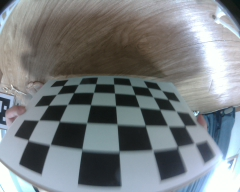
#> input picture fisheye/240_192/10.jpg, 240 x 192 px; its folder holds 4 pictures in this run
$ python calibration.py
#> lines starting #> are read from the running program, lines starting #| are printed output that depends on the picture
import cv2
#assert cv2.__version__[0] == '3', 'The fisheye module requires opencv version >= 3.0.0'
import numpy as np
import os
import glob
CHECKERBOARD = (5,7)
subpix_criteria = (cv2.TERM_CRITERIA_EPS+cv2.TERM_CRITERIA_MAX_ITER, 30, 0.1)
calibration_flags = cv2.fisheye.CALIB_RECOMPUTE_EXTRINSIC+cv2.fisheye.CALIB_CHECK_COND+cv2.fisheye.CALIB_FIX_SKEW
objp = np.zeros((1, CHECKERBOARD[0]*CHECKERBOARD[1], 3), np.float32)
objp[0,:,:2] = np.mgrid[0:CHECKERBOARD[0], 0:CHECKERBOARD[1]].T.reshape(-1, 2)
_img_shape = None
objpoints = [] # 3d point in real world space
imgpoints = [] # 2d points in image plane.
images = glob.glob('./240_192/*.jpg')
for fname in images:
    img = cv2.imread(fname)
#> img is the input picture: shape (192, 240, 3); mean B, G, R 129.1, 126.5, 121
    if _img_shape == None:
        _img_shape = img.shape[:2]
    else:
        assert _img_shape == img.shape[:2], "All images must share the same size."
    gray = cv2.cvtColor(img,cv2.COLOR_BGR2GRAY)
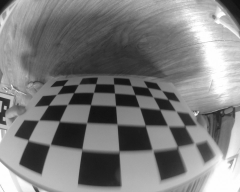
#> gray: shape (192, 240); min 16, max 254, mean 125.1
    # Find the chess board corners
    ret, corners = cv2.findChessboardCorners(gray, CHECKERBOARD, cv2.CALIB_CB_ADAPTIVE_THRESH+cv2.CALIB_CB_FAST_CHECK+cv2.CALIB_CB_NORMALIZE_IMAGE)
#> ret = True; corners = 35 rows, first 8: [161.4, 90.25], [168, 99.46], [175.5, 110.8], [184.8, 125.8], [194.2, 142.8], [147.5, 87.6], [153, 96.91], [159.8, 109.5]
    # If found, add object points, image points (after refining them)
    if ret == True:
        objpoints.append(objp)
        cv2.cornerSubPix(gray,corners,(3,3),(-1,-1),subpix_criteria)
        imgpoints.append(corners)
#> pass 2 of the loop `for fname in images:`:
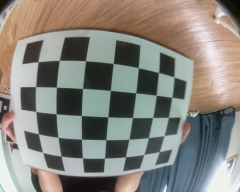
#> input picture fisheye/240_192/12.jpg, 240 x 192 px
#> img is the input picture: shape (192, 240, 3); mean B, G, R 124.5, 131.8, 134.4
#> `gray = cv2.cvtColor(img,cv2.COLOR_BGR2GRAY)`:
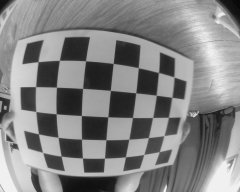
#> gray: shape (192, 240); min 7, max 241, mean 131.7
#> corners = 35 rows, first 8: [174, 76.95], [171.9, 97.29], [168.3, 117.4], [164, 135.6], [159.2, 151.7], [158.5, 72.49], [156.3, 95.16], [152.6, 117.5]
#> pass 3 of the loop `for fname in images:`:
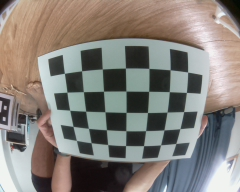
#> input picture fisheye/240_192/13.jpg, 240 x 192 px
#> img is the input picture: shape (192, 240, 3); mean B, G, R 122, 127.8, 132.8
#> `gray = cv2.cvtColor(img,cv2.COLOR_BGR2GRAY)`:
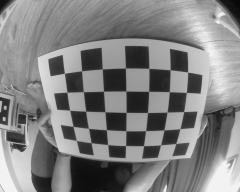
#> gray: shape (192, 240); min 7, max 243, mean 128.6
#> corners = 35 rows, first 8: [187.6, 72.11], [186.5, 92.44], [183.7, 111.5], [179.9, 128.6], [175.9, 143.4], [170.1, 69.85], [169.3, 91.61], [166.9, 112.1]
#> the loop made 4 passes; the first 3 are shown
N_OK = len(objpoints)
print("Found " + str(N_OK) + " valid images for calibration")
K = np.zeros((3, 3))
D = np.zeros((4, 1))
rvecs = [np.zeros((1, 1, 3), dtype=np.float64) for i in range(N_OK)]
tvecs = [np.zeros((1, 1, 3), dtype=np.float64) for i in range(N_OK)]
rms, _, _, _, _ = \
    cv2.fisheye.calibrate(
        objpoints,
        imgpoints,
        gray.shape[::-1],
        K,
        D,
        rvecs,
        tvecs,
        calibration_flags,
        (cv2.TERM_CRITERIA_EPS+cv2.TERM_CRITERIA_MAX_ITER, 30, 1e-6)
    )
print("DIM=" + str(_img_shape[::-1]))
#| DIM=(240, 192)
print("K=np.array(" + str(K.tolist()) + ")")
print("D=np.array(" + str(D.tolist()) + ")")
